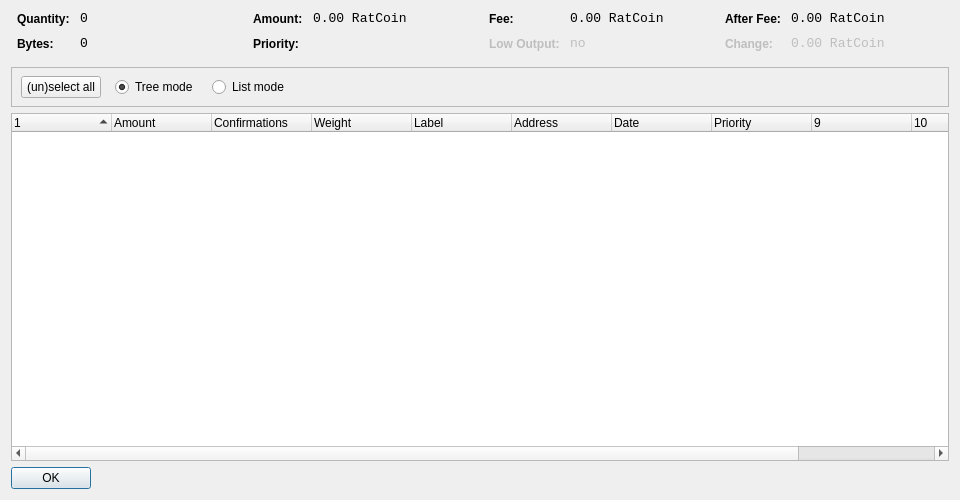
<?xml version="1.0" encoding="UTF-8"?>
<ui version="4.0">
 <class>CoinControlDialog</class>
 <widget class="QDialog" name="CoinControlDialog">
  <property name="geometry">
   <rect>
    <x>0</x>
    <y>0</y>
    <width>960</width>
    <height>500</height>
   </rect>
  </property>
  <property name="windowTitle">
   <string>Coin Control</string>
  </property>
  <layout class="QVBoxLayout" name="verticalLayout">
   <item>
    <layout class="QHBoxLayout" name="horizontalLayoutTop" stretch="0,0,0,0">
     <property name="topMargin">
      <number>0</number>
     </property>
     <property name="bottomMargin">
      <number>10</number>
     </property>
     <item>
      <layout class="QFormLayout" name="formLayoutCoinControl1">
       <property name="horizontalSpacing">
        <number>10</number>
       </property>
       <property name="verticalSpacing">
        <number>10</number>
       </property>
       <property name="leftMargin">
        <number>6</number>
       </property>
       <property name="rightMargin">
        <number>6</number>
       </property>
       <item row="0" column="0">
        <widget class="QLabel" name="labelCoinControlQuantityText">
         <property name="styleSheet">
          <string notr="true">font-weight:bold;</string>
         </property>
         <property name="text">
          <string>Quantity:</string>
         </property>
        </widget>
       </item>
       <item row="0" column="1">
        <widget class="QLabel" name="labelCoinControlQuantity">
         <property name="font">
          <font>
           <family>Monospace</family>
           <pointsize>10</pointsize>
          </font>
         </property>
         <property name="cursor">
          <cursorShape>IBeamCursor</cursorShape>
         </property>
         <property name="contextMenuPolicy">
          <enum>Qt::ActionsContextMenu</enum>
         </property>
         <property name="text">
          <string notr="true">0</string>
         </property>
         <property name="textInteractionFlags">
          <set>Qt::LinksAccessibleByMouse|Qt::TextSelectableByKeyboard|Qt::TextSelectableByMouse</set>
         </property>
        </widget>
       </item>
       <item row="1" column="0">
        <widget class="QLabel" name="labelCoinControlBytesText">
         <property name="styleSheet">
          <string notr="true">font-weight:bold;</string>
         </property>
         <property name="text">
          <string>Bytes:</string>
         </property>
        </widget>
       </item>
       <item row="1" column="1">
        <widget class="QLabel" name="labelCoinControlBytes">
         <property name="font">
          <font>
           <family>Monospace</family>
           <pointsize>10</pointsize>
          </font>
         </property>
         <property name="cursor">
          <cursorShape>IBeamCursor</cursorShape>
         </property>
         <property name="contextMenuPolicy">
          <enum>Qt::ActionsContextMenu</enum>
         </property>
         <property name="text">
          <string notr="true">0</string>
         </property>
         <property name="textInteractionFlags">
          <set>Qt::LinksAccessibleByMouse|Qt::TextSelectableByKeyboard|Qt::TextSelectableByMouse</set>
         </property>
        </widget>
       </item>
      </layout>
     </item>
     <item>
      <layout class="QFormLayout" name="formLayoutCoinControl2">
       <property name="horizontalSpacing">
        <number>10</number>
       </property>
       <property name="verticalSpacing">
        <number>10</number>
       </property>
       <property name="leftMargin">
        <number>6</number>
       </property>
       <property name="rightMargin">
        <number>6</number>
       </property>
       <item row="0" column="0">
        <widget class="QLabel" name="labelCoinControlAmountText">
         <property name="styleSheet">
          <string notr="true">font-weight:bold;</string>
         </property>
         <property name="text">
          <string>Amount:</string>
         </property>
        </widget>
       </item>
       <item row="0" column="1">
        <widget class="QLabel" name="labelCoinControlAmount">
         <property name="font">
          <font>
           <family>Monospace</family>
           <pointsize>10</pointsize>
          </font>
         </property>
         <property name="cursor">
          <cursorShape>IBeamCursor</cursorShape>
         </property>
         <property name="contextMenuPolicy">
          <enum>Qt::ActionsContextMenu</enum>
         </property>
         <property name="text">
          <string notr="true">0.00 RatCoin</string>
         </property>
         <property name="textInteractionFlags">
          <set>Qt::LinksAccessibleByMouse|Qt::TextSelectableByKeyboard|Qt::TextSelectableByMouse</set>
         </property>
        </widget>
       </item>
       <item row="1" column="0">
        <widget class="QLabel" name="labelCoinControlPriorityText">
         <property name="styleSheet">
          <string notr="true">font-weight:bold;</string>
         </property>
         <property name="text">
          <string>Priority:</string>
         </property>
        </widget>
       </item>
       <item row="1" column="1">
        <widget class="QLabel" name="labelCoinControlPriority">
         <property name="font">
          <font>
           <family>Monospace</family>
           <pointsize>10</pointsize>
          </font>
         </property>
         <property name="cursor">
          <cursorShape>IBeamCursor</cursorShape>
         </property>
         <property name="contextMenuPolicy">
          <enum>Qt::ActionsContextMenu</enum>
         </property>
         <property name="text">
          <string/>
         </property>
         <property name="textInteractionFlags">
          <set>Qt::LinksAccessibleByMouse|Qt::TextSelectableByKeyboard|Qt::TextSelectableByMouse</set>
         </property>
        </widget>
       </item>
      </layout>
     </item>
     <item>
      <layout class="QFormLayout" name="formLayoutCoinControl3">
       <property name="horizontalSpacing">
        <number>10</number>
       </property>
       <property name="verticalSpacing">
        <number>10</number>
       </property>
       <property name="leftMargin">
        <number>6</number>
       </property>
       <property name="rightMargin">
        <number>6</number>
       </property>
       <item row="0" column="0">
        <widget class="QLabel" name="labelCoinControlFeeText">
         <property name="styleSheet">
          <string notr="true">font-weight:bold;</string>
         </property>
         <property name="text">
          <string>Fee:</string>
         </property>
        </widget>
       </item>
       <item row="0" column="1">
        <widget class="QLabel" name="labelCoinControlFee">
         <property name="font">
          <font>
           <family>Monospace</family>
           <pointsize>10</pointsize>
          </font>
         </property>
         <property name="cursor">
          <cursorShape>IBeamCursor</cursorShape>
         </property>
         <property name="contextMenuPolicy">
          <enum>Qt::ActionsContextMenu</enum>
         </property>
         <property name="text">
          <string notr="true">0.00 RatCoin</string>
         </property>
         <property name="textInteractionFlags">
          <set>Qt::LinksAccessibleByMouse|Qt::TextSelectableByKeyboard|Qt::TextSelectableByMouse</set>
         </property>
        </widget>
       </item>
       <item row="1" column="0">
        <widget class="QLabel" name="labelCoinControlLowOutputText">
         <property name="enabled">
          <bool>false</bool>
         </property>
         <property name="styleSheet">
          <string notr="true">font-weight:bold;</string>
         </property>
         <property name="text">
          <string>Low Output:</string>
         </property>
        </widget>
       </item>
       <item row="1" column="1">
        <widget class="QLabel" name="labelCoinControlLowOutput">
         <property name="enabled">
          <bool>false</bool>
         </property>
         <property name="font">
          <font>
           <family>Monospace</family>
           <pointsize>10</pointsize>
          </font>
         </property>
         <property name="cursor">
          <cursorShape>IBeamCursor</cursorShape>
         </property>
         <property name="contextMenuPolicy">
          <enum>Qt::ActionsContextMenu</enum>
         </property>
         <property name="text">
          <string notr="true">no</string>
         </property>
         <property name="textInteractionFlags">
          <set>Qt::LinksAccessibleByMouse|Qt::TextSelectableByKeyboard|Qt::TextSelectableByMouse</set>
         </property>
        </widget>
       </item>
      </layout>
     </item>
     <item>
      <layout class="QFormLayout" name="formLayoutCoinControl4">
       <property name="horizontalSpacing">
        <number>10</number>
       </property>
       <property name="verticalSpacing">
        <number>10</number>
       </property>
       <property name="leftMargin">
        <number>6</number>
       </property>
       <property name="rightMargin">
        <number>6</number>
       </property>
       <item row="0" column="0">
        <widget class="QLabel" name="labelCoinControlAfterFeeText">
         <property name="styleSheet">
          <string notr="true">font-weight:bold;</string>
         </property>
         <property name="text">
          <string>After Fee:</string>
         </property>
        </widget>
       </item>
       <item row="0" column="1">
        <widget class="QLabel" name="labelCoinControlAfterFee">
         <property name="font">
          <font>
           <family>Monospace</family>
           <pointsize>10</pointsize>
          </font>
         </property>
         <property name="cursor">
          <cursorShape>IBeamCursor</cursorShape>
         </property>
         <property name="contextMenuPolicy">
          <enum>Qt::ActionsContextMenu</enum>
         </property>
         <property name="text">
          <string notr="true">0.00 RatCoin</string>
         </property>
         <property name="textInteractionFlags">
          <set>Qt::LinksAccessibleByMouse|Qt::TextSelectableByKeyboard|Qt::TextSelectableByMouse</set>
         </property>
        </widget>
       </item>
       <item row="1" column="0">
        <widget class="QLabel" name="labelCoinControlChangeText">
         <property name="enabled">
          <bool>false</bool>
         </property>
         <property name="styleSheet">
          <string notr="true">font-weight:bold;</string>
         </property>
         <property name="text">
          <string>Change:</string>
         </property>
        </widget>
       </item>
       <item row="1" column="1">
        <widget class="QLabel" name="labelCoinControlChange">
         <property name="enabled">
          <bool>false</bool>
         </property>
         <property name="font">
          <font>
           <family>Monospace</family>
           <pointsize>10</pointsize>
          </font>
         </property>
         <property name="cursor">
          <cursorShape>IBeamCursor</cursorShape>
         </property>
         <property name="contextMenuPolicy">
          <enum>Qt::ActionsContextMenu</enum>
         </property>
         <property name="text">
          <string notr="true">0.00 RatCoin</string>
         </property>
         <property name="textInteractionFlags">
          <set>Qt::LinksAccessibleByMouse|Qt::TextSelectableByKeyboard|Qt::TextSelectableByMouse</set>
         </property>
        </widget>
       </item>
      </layout>
     </item>
    </layout>
   </item>
   <item>
    <widget class="QFrame" name="frame">
     <property name="minimumSize">
      <size>
       <width>0</width>
       <height>40</height>
      </size>
     </property>
     <property name="frameShape">
      <enum>QFrame::StyledPanel</enum>
     </property>
     <property name="frameShadow">
      <enum>QFrame::Sunken</enum>
     </property>
     <widget class="QWidget" name="horizontalLayoutWidget">
      <property name="geometry">
       <rect>
        <x>10</x>
        <y>0</y>
        <width>781</width>
        <height>41</height>
       </rect>
      </property>
      <layout class="QHBoxLayout" name="horizontalLayoutPanel" stretch="0,0,0,0,0">
       <property name="spacing">
        <number>14</number>
       </property>
       <item>
        <widget class="QPushButton" name="pushButtonSelectAll">
         <property name="sizePolicy">
          <sizepolicy hsizetype="Maximum" vsizetype="Fixed">
           <horstretch>0</horstretch>
           <verstretch>0</verstretch>
          </sizepolicy>
         </property>
         <property name="text">
          <string>(un)select all</string>
         </property>
        </widget>
       </item>
       <item>
        <widget class="QRadioButton" name="radioTreeMode">
         <property name="sizePolicy">
          <sizepolicy hsizetype="Maximum" vsizetype="Fixed">
           <horstretch>0</horstretch>
           <verstretch>0</verstretch>
          </sizepolicy>
         </property>
         <property name="text">
          <string>Tree mode</string>
         </property>
         <property name="checked">
          <bool>true</bool>
         </property>
        </widget>
       </item>
       <item>
        <widget class="QRadioButton" name="radioListMode">
         <property name="sizePolicy">
          <sizepolicy hsizetype="Maximum" vsizetype="Fixed">
           <horstretch>0</horstretch>
           <verstretch>0</verstretch>
          </sizepolicy>
         </property>
         <property name="text">
          <string>List mode</string>
         </property>
        </widget>
       </item>
       <item>
        <spacer name="horizontalSpacer">
         <property name="orientation">
          <enum>Qt::Horizontal</enum>
         </property>
         <property name="sizeHint" stdset="0">
          <size>
           <width>40</width>
           <height>20</height>
          </size>
         </property>
        </spacer>
       </item>
      </layout>
     </widget>
    </widget>
   </item>
   <item>
    <widget class="CoinControlTreeWidget" name="treeWidget">
     <property name="contextMenuPolicy">
      <enum>Qt::CustomContextMenu</enum>
     </property>
     <property name="sortingEnabled">
      <bool>false</bool>
     </property>
     <property name="columnCount">
      <number>11</number>
     </property>
     <attribute name="headerShowSortIndicator" stdset="0">
      <bool>true</bool>
     </attribute>
     <attribute name="headerStretchLastSection">
      <bool>false</bool>
     </attribute>
     <column>
      <property name="text">
       <string/>
      </property>
     </column>
     <column>
      <property name="text">
       <string>Amount</string>
      </property>
     </column>
     <column>
      <property name="text">
       <string>Confirmations</string>
      </property>
      <property name="toolTip">
       <string>Confirmed</string>
      </property>
     </column>
     <column>
      <property name="text">
       <string>Weight</string>
      </property>
     </column>	 	 
     <column>
      <property name="text">
       <string>Label</string>
      </property>
     </column>
     <column>
      <property name="text">
       <string>Address</string>
      </property>
     </column>
     <column>
      <property name="text">
       <string>Date</string>
      </property>
     </column>
     <column>
      <property name="text">
       <string>Priority</string>
      </property>
     </column>
     <column>
      <property name="text">
       <string/>
      </property>
     </column>
     <column>
      <property name="text">
       <string/>
      </property>
     </column>
     <column>
      <property name="text">
       <string/>
      </property>
     </column>
     <column>
      <property name="text">
       <string/>
      </property>
     </column>
    </widget>
   </item>
   <item>
    <widget class="QDialogButtonBox" name="buttonBox">
     <property name="sizePolicy">
      <sizepolicy hsizetype="Maximum" vsizetype="Fixed">
       <horstretch>0</horstretch>
       <verstretch>0</verstretch>
      </sizepolicy>
     </property>
     <property name="orientation">
      <enum>Qt::Horizontal</enum>
     </property>
     <property name="standardButtons">
      <set>QDialogButtonBox::Ok</set>
     </property>
    </widget>
   </item>
  </layout>
 </widget>
 <customwidgets>
  <customwidget>
   <class>CoinControlTreeWidget</class>
   <extends>QTreeWidget</extends>
   <header>coincontroltreewidget.h</header>
  </customwidget>
 </customwidgets>
 <resources/>
 <connections/>
</ui>
